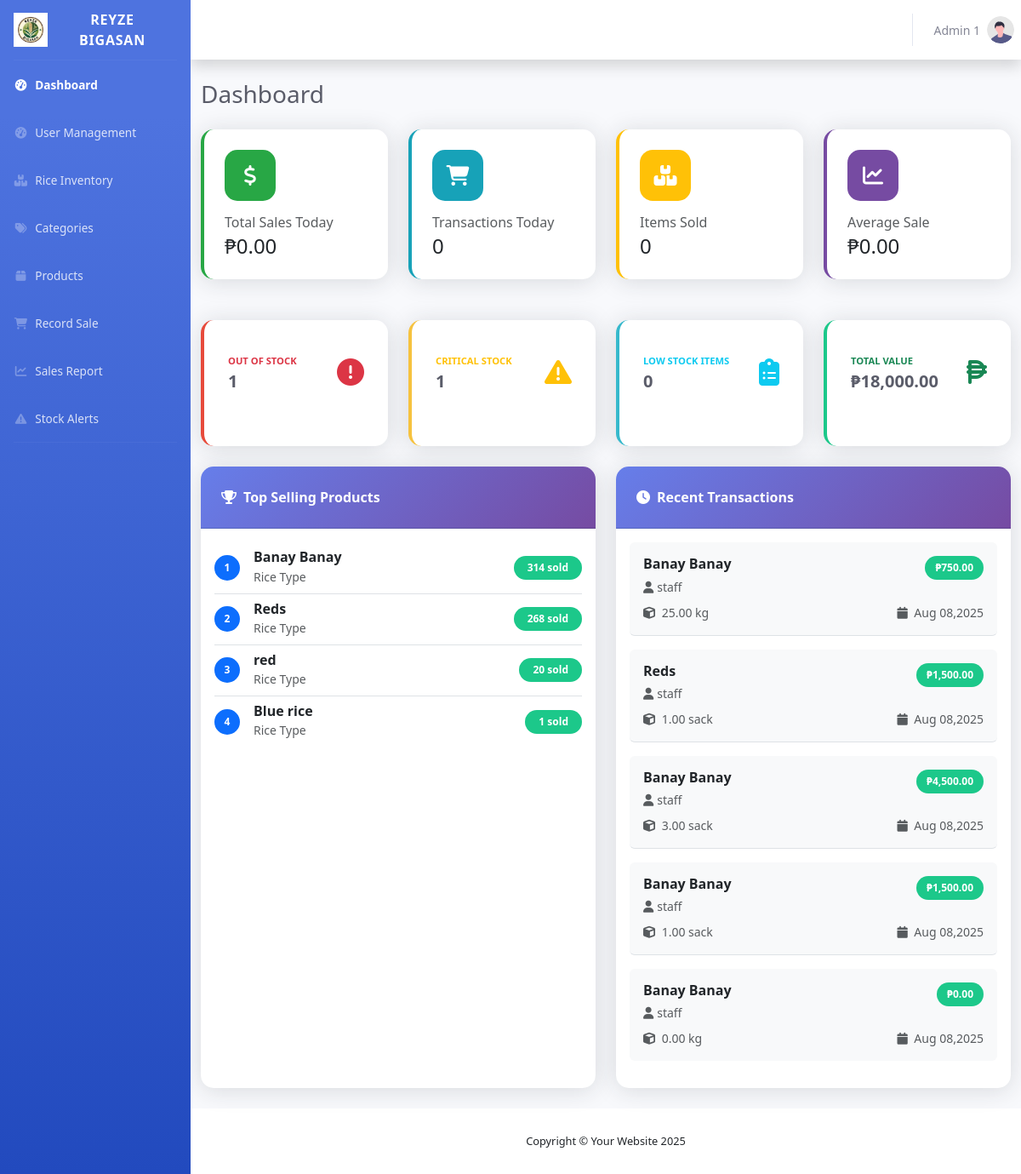
Before: /dashboard/index.php (signed in) with the older database file.
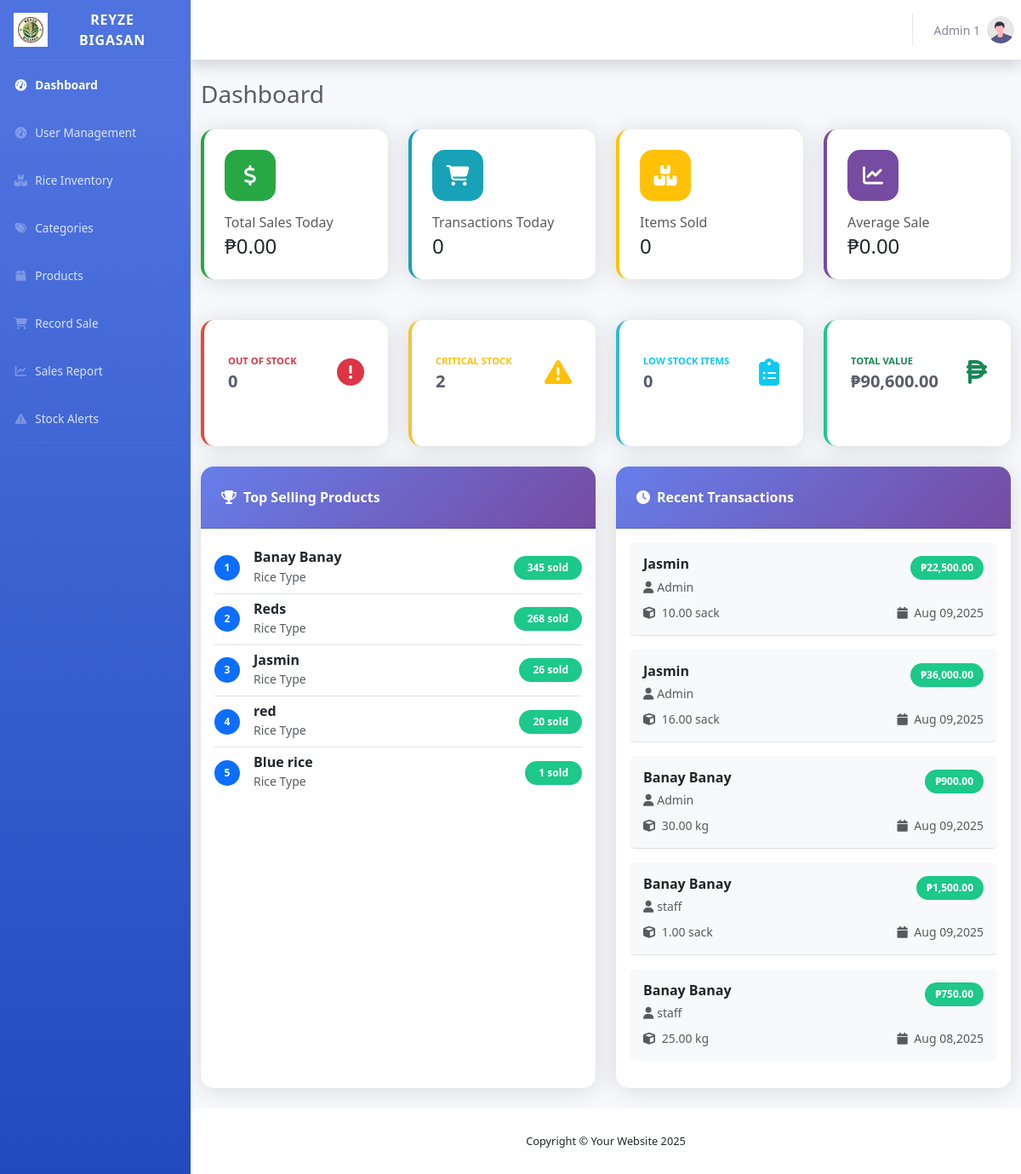
After: the same page with the newer database file.
### tables this page shows
CREATE TABLE `sales` (
  `sale_id` int(11) NOT NULL,
  `rice_type` varchar(100) DEFAULT NULL,
  `quantity_sold` decimal(10,2) DEFAULT NULL,
  `unit` varchar(10) DEFAULT NULL,
  `price_per_kg` decimal(10,2) DEFAULT NULL,
  `total_amount` decimal(10,2) DEFAULT NULL,
  `date_of_sale` datetime DEFAULT current_timestamp(),
  `cashier` varchar(100) DEFAULT NULL
);

### dashboard/index.php (the view, shortened to what the changed rows need)
<?php
include '../config/conn.php';
$stats = [
    'total_sales_today' => 0,
    'transactions_today' => 0,
    'items_sold_today' => 0,
    'average_sale' => 0,
    'out_of_stock' => 0,
    'critical_stock' => 0,
    'low_stock' => 0,
    'total_value' => 0
];
$sql = "SELECT SUM(total_amount) AS total FROM sales WHERE DATE(date_of_sale) = CURDATE()";
$result = $conn->query($sql);
$row = $result->fetch_assoc();
$stats['total_sales_today'] = $row['total'] ?? 0;
$sql = "SELECT COUNT(*) AS total FROM sales WHERE DATE(date_of_sale) = CURDATE()";
$result = $conn->query($sql);
$row = $result->fetch_assoc();
$stats['transactions_today'] = $row['total'] ?? 0;
$sql = "SELECT SUM(quantity_sold) AS total_items FROM sales WHERE DATE(date_of_sale) = CURDATE()";
$result = $conn->query($sql);
$row = $result->fetch_assoc();
$stats['items_sold_today'] = $row['total_items'] ?? 0;
$sql = "SELECT COUNT(*) AS total FROM rice_inventory WHERE quantity_sacks = 0";
$result = $conn->query($sql);
$row = $result->fetch_assoc();
$stats['out_of_stock'] = $row['total'] ?? 0;
$sql = "SELECT COUNT(*) AS total FROM rice_inventory
        WHERE quantity_sacks > 0 AND quantity_sacks <= (alert_threshold / 2)";
$result = $conn->query($sql);
$row = $result->fetch_assoc();
$stats['critical_stock'] = $row['total'] ?? 0;
$sql = "SELECT COUNT(*) AS total FROM rice_inventory
        WHERE quantity_sacks < alert_threshold AND quantity_sacks > (alert_threshold / 2)";
$result = $conn->query($sql);
$row = $result->fetch_assoc();
$stats['low_stock'] = $row['total'] ?? 0;
$sql = "SELECT SUM((quantity_sacks * sack_weight_kg + quantity_kg) * price_per_kg) AS total_value FROM rice_inventory";
$result = $conn->query($sql);
$row = $result->fetch_assoc();
$stats['total_value'] = $row['total_value'] ?? 0;
$highest_selling = [];
$sql = "SELECT rice_type, SUM(quantity_sold) AS total_sold
        FROM sales
        GROUP BY rice_type
        ORDER BY total_sold DESC
        LIMIT 5";
$result = $conn->query($sql);
while ($row = $result->fetch_assoc()) {
    $highest_selling[] = $row;
}
$latest_sales = [];
$sql = "SELECT rice_type, quantity_sold, unit, total_amount, date_of_sale, cashier
        FROM sales
        ORDER BY date_of_sale DESC
        LIMIT 5";
$result = $conn->query($sql);
while ($row = $result->fetch_assoc()) {
    $latest_sales[] = $row;
}
?>
<!DOCTYPE html>
<html lang="en">
<head>
    <link href="../vendor/fontawesome-free/css/all.min.css" rel="stylesheet" type="text/css">
    <link href="../css/sb-admin-2.min.css" rel="stylesheet">
    <link href="https://cdn.datatables.net/1.13.6/css/dataTables.bootstrap4.min.css" rel="stylesheet">
    <link href="https://cdn.jsdelivr.net/npm/bootstrap@5.3.3/dist/css/bootstrap.min.css" rel="stylesheet">
    <link rel="stylesheet" href="https://cdnjs.cloudflare.com/ajax/libs/font-awesome/6.5.1/css/all.min.css">
    <link rel="stylesheet" href="../employee/css/employee.css">
</head>
<body id="page-top">
<div id="wrapper">
    <div id="content-wrapper" class="d-flex flex-column">
        <div id="content">
            <?php include('../includes/topbar.php'); ?>
                <div class="container-fluid">
                    <div class="d-sm-flex align-items-center justify-content-between mb-4">
                        <h1 class="h3 mb-0 text-gray-800">Dashboard</h1>
                    </div>
                    <div class="row mb-4">
                        <div class="col-xl-3 col-md-6">
                            <div class="card stats-card border-left-danger h-100">
                                <div class="card-body">
                                    <div class="row no-gutters align-items-center">
                                        <div class="col mr-2">
                                            <div class="text-xs font-weight-bold text-danger text-uppercase mb-1">
                                                Out of Stock</div>
                                            <div class="h5 mb-0 font-weight-bold text-gray-800">
                                                <?php echo $stats['out_of_stock']; ?>
                                            </div>
                                        </div>
                                    </div>
                                </div>
                            </div>
                        </div>
                        <div class="col-xl-3 col-md-6">
                            <div class="card stats-card border-left-warning h-100">
                                <div class="card-body">
                                    <div class="row no-gutters align-items-center">
                                        <div class="col mr-2">
                                            <div class="text-xs font-weight-bold text-warning text-uppercase mb-1">
                                                Critical Stock</div>
                                            <div class="h5 mb-0 font-weight-bold text-gray-800">
                                                <?php echo $stats['critical_stock']; ?>
                                            </div>
                                        </div>
                                    </div>
                                </div>
                            </div>
                        </div>
                        <div class="col-xl-3 col-md-6">
                            <div class="card stats-card border-left-success h-100">
                                <div class="card-body">
                                    <div class="row no-gutters align-items-center">
                                        <div class="col mr-2">
                                            <div class="text-xs font-weight-bold text-success text-uppercase mb-1">
                                                Total Value</div>
                                            <div class="h5 mb-0 font-weight-bold text-gray-800">
                                                ₱<?php echo number_format($stats['total_value'], 2); ?>
                                            </div>
                                        </div>
                                    </div>
                                </div>
                            </div>
                        </div>
                    </div>
                    <div class="row mb-4">
                        <div class="col-lg-6">
                            <div class="card h-100">
                                <div class="card-body">
                                    <?php if (empty($highest_selling)): ?>
                                        <div class="text-center text-muted py-4">
                                            <i class="fas fa-chart-bar fa-3x mb-3"></i>
                                            <p>No sales data available yet</p>
                                        </div>
                                    <?php else: ?>
                                        <?php foreach ($highest_selling as $index => $product): ?>
                                            <div class="d-flex justify-content-between align-items-center py-2 <?php echo $index < count($highest_selling) - 1 ? 'border-bottom' : ''; ?>">
                                                <div class="d-flex align-items-center">
                                                    <div class="bg-primary text-white rounded-circle d-flex align-items-center justify-content-center mr-3" style="width: 30px; height: 30px; font-size: 12px; font-weight: bold;">
                                                        <?php echo $index + 1; ?>
                                                    </div>
                                                    <div>
                                                        <h6 class="mb-0 font-weight-bold"><?php echo htmlspecialchars($product['rice_type']); ?></h6>
                                                        <small class="text-muted">Rice Type</small>
                                                    </div>
                                                </div>
                                                <div class="text-right">
                                                    <span class="badge badge-success badge-pill px-3 py-2">
                                                        <?php echo number_format($product['total_sold']); ?> sold
                                                    </span>
                                                </div>
                                            </div>
                                        <?php endforeach; ?>
                                    <?php endif; ?>
                                </div>
                            </div>
                        </div>
                        <div class="col-lg-6">
                            <div class="card h-100">
                                <div class="card-body">
                                    <?php if (empty($latest_sales)): ?>
                                        <div class="text-center text-muted py-4">
                                            <i class="fas fa-receipt fa-3x mb-3"></i>
                                            <p>No recent transactions</p>
                                        </div>
                                    <?php else: ?>
                                        <?php foreach ($latest_sales as $index => $sale): ?>
                                            <div class="mb-3 p-3 bg-light rounded <?php echo $index < count($latest_sales) - 1 ? 'border-bottom' : ''; ?>">
                                                <div class="d-flex justify-content-between align-items-start mb-2">
                                                    <div>
                                                        <h6 class="mb-1 font-weight-bold text-dark"><?php echo htmlspecialchars($sale['rice_type']); ?></h6>
                                                        <small class="text-muted">
                                                            <i class="fas fa-user mr-1"></i><?php echo htmlspecialchars($sale['cashier']); ?>
                                                        </small>
                                                    </div>
                                                    <span class="badge badge-success">₱<?php echo number_format($sale['total_amount'], 2); ?></span>
                                                </div>
                                                <div class="d-flex justify-content-between align-items-center">
                                                    <small class="text-muted">
                                                        <i class="fas fa-cube mr-1"></i>
                                                        <?php echo $sale['quantity_sold']; ?> <?php echo $sale['unit']; ?>
                                                    </small>
                                                    <small class="text-muted">
                                                        <i class="fas fa-calendar mr-1"></i>
                                                        <?php echo date("M d,Y  ", strtotime($sale['date_of_sale'])); ?>
                                                    </small>
                                                </div>
                                            </div>
                                        <?php endforeach; ?>
                                    <?php endif; ?>
                                </div>
                            </div>
                        </div>
                    </div>
                </div>
            </div>
        <?php include('../includes/footer.php'); ?>
    </div>
</body>
</html>

Changed rows visible on the page:
no longer on this page (row unchanged): sales: rice_type "Reds", cashier "staff", total_amount "1,500.00", quantity_sold "1.00", unit "sack", date_of_sale "Aug 08,2025"
no longer on this page (row unchanged): sales: rice_type "Banay Banay", cashier "staff", total_amount "4,500.00", quantity_sold "3.00", unit "sack", date_of_sale "Aug 08,2025"
no longer on this page (row unchanged): sales: rice_type "Banay Banay", cashier "staff", total_amount "1,500.00", quantity_sold "1.00", unit "sack", date_of_sale "Aug 08,2025"
no longer on this page (row unchanged): sales: rice_type "Banay Banay", cashier "staff", total_amount "0.00", quantity_sold "0.00", unit "kg", date_of_sale "Aug 08,2025"
added sales: rice_type "Jasmin", cashier "Admin", total_amount "22,500.00", quantity_sold "10.00", unit "sack", date_of_sale "Aug 09,2025"
added sales: rice_type "Jasmin", cashier "Admin", total_amount "36,000.00", quantity_sold "16.00", unit "sack", date_of_sale "Aug 09,2025"
added sales: rice_type "Banay Banay", cashier "Admin", total_amount "900.00", quantity_sold "30.00", unit "kg", date_of_sale "Aug 09,2025"
added sales: rice_type "Banay Banay", cashier "staff", total_amount "1,500.00", quantity_sold "1.00", unit "sack", date_of_sale "Aug 09,2025"
Other visible differences:
$stats['out_of_stock']: "1" → "0"
$stats['critical_stock']: "1" → "2"
$stats['total_value']: "18,000.00" → "90,600.00"
new list line: "1 Banay Banay Rice Type 345 sold"
new list line: "3 Jasmin Rice Type 26 sold"
list line gone: "1 Banay Banay Rice Type 314 sold"
